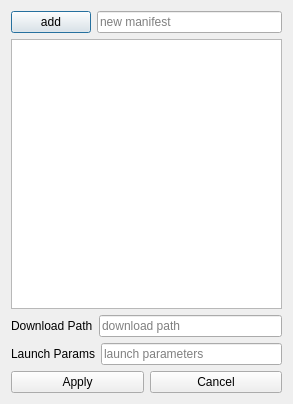
<?xml version="1.0" encoding="UTF-8"?>
<ui version="4.0">
 <class>OptionsWindow</class>
 <widget class="QDialog" name="OptionsWindow">
  <property name="geometry">
   <rect>
    <x>0</x>
    <y>0</y>
    <width>293</width>
    <height>404</height>
   </rect>
  </property>
  <property name="windowTitle">
   <string>Dialog</string>
  </property>
  <layout class="QVBoxLayout" name="verticalLayout_2">
   <item>
    <layout class="QHBoxLayout" name="horizontalLayout">
     <item>
      <widget class="QPushButton" name="AddManifestButton">
       <property name="text">
        <string>add</string>
       </property>
      </widget>
     </item>
     <item>
      <widget class="QLineEdit" name="NewManifestLine">
       <property name="sizePolicy">
        <sizepolicy hsizetype="Expanding" vsizetype="Fixed">
         <horstretch>0</horstretch>
         <verstretch>0</verstretch>
        </sizepolicy>
       </property>
       <property name="placeholderText">
        <string>new manifest</string>
       </property>
      </widget>
     </item>
    </layout>
   </item>
   <item>
    <widget class="QListWidget" name="ManifestList">
     <property name="sizePolicy">
      <sizepolicy hsizetype="Expanding" vsizetype="Expanding">
       <horstretch>0</horstretch>
       <verstretch>0</verstretch>
      </sizepolicy>
     </property>
     <property name="contextMenuPolicy">
      <enum>Qt::ActionsContextMenu</enum>
     </property>
    </widget>
   </item>
   <item>
    <layout class="QHBoxLayout" name="horizontalLayout_3">
     <item>
      <widget class="QLabel" name="DownloadLabel">
       <property name="text">
        <string>Download Path</string>
       </property>
      </widget>
     </item>
     <item>
      <widget class="QLineEdit" name="DownloadPathLine">
       <property name="placeholderText">
        <string>download path</string>
       </property>
      </widget>
     </item>
    </layout>
   </item>
   <item>
    <layout class="QHBoxLayout" name="horizontalLayout_4">
     <item>
      <widget class="QLabel" name="ParamLabel">
       <property name="text">
        <string>Launch Params</string>
       </property>
      </widget>
     </item>
     <item>
      <widget class="QLineEdit" name="ParamLine">
       <property name="placeholderText">
        <string>launch parameters</string>
       </property>
      </widget>
     </item>
    </layout>
   </item>
   <item>
    <layout class="QHBoxLayout" name="horizontalLayout_2">
     <item>
      <widget class="QPushButton" name="ApplyButton">
       <property name="text">
        <string>Apply</string>
       </property>
      </widget>
     </item>
     <item>
      <widget class="QPushButton" name="CancelButon">
       <property name="text">
        <string>Cancel</string>
       </property>
      </widget>
     </item>
    </layout>
   </item>
  </layout>
  <action name="actionDeleteManifest">
   <property name="text">
    <string>Delete Manifest</string>
   </property>
   <property name="shortcut">
    <string>Del</string>
   </property>
  </action>
 </widget>
 <resources/>
 <connections/>
</ui>
